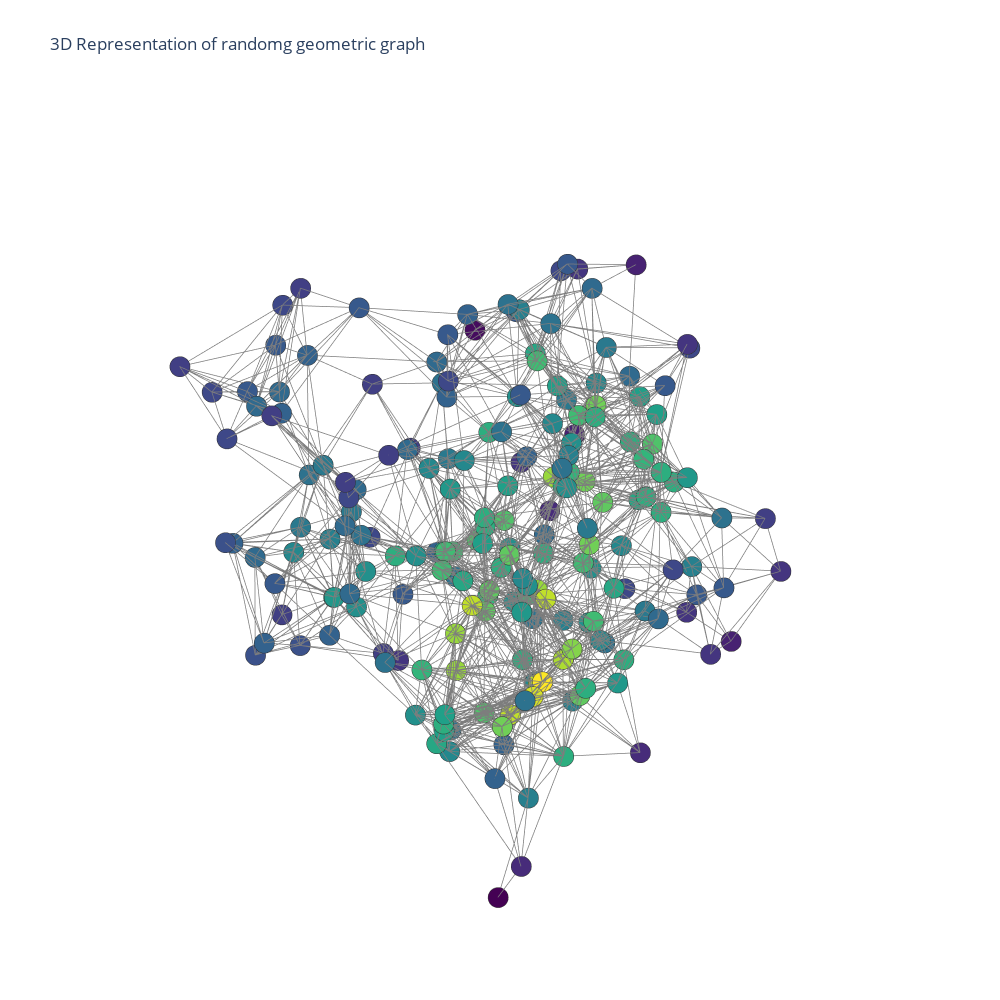

Notebook cell for this chart:
### Code cell
data=[trace1,trace2]
fig=go.Figure(data=data, layout=layout)
fig.show()

### Figure 1 — Plotly figure (JSON) as saved in the notebook; plotly's stock layout.template omitted (floating-point values rounded to 4 significant figures; data arrays with more than 128 entries replaced by an {"elided": "..."} marker saying what was removed)
{"data": [{"line": {"color": "rgb(125,125,125)", "width": 1.5}, "mode": "lines", "type": "scatter3d", "x": {"elided": "4989 float values"}, "y": {"elided": "4989 float values"}, "z": {"elided": "4989 float values"}}, {"marker": {"color": {"elided": "200 float values"}, "colorscale": [[0, "#440154"], [0.1111, "#482878"], [0.2222, "#3e4989"], [0.3333, "#31688e"], [0.4444, "#26828e"], [0.5556, "#1f9e89"], [0.6667, "#35b779"], [0.7778, "#6ece58"], [0.8889, "#b5de2b"], [1, "#fde725"]], "line": {"color": "rgb(50,50,50)", "width": 0.5}, "size": 7, "symbol": "circle"}, "mode": "markers", "type": "scatter3d", "x": {"elided": "200 float values"}, "y": {"elided": "200 float values"}, "z": {"elided": "200 float values"}}], "layout": {"height": 1000, "scene": {"xaxis": {"showbackground": false, "showgrid": false, "showline": false, "showticklabels": false, "title": {"text": ""}, "zeroline": false}, "yaxis": {"showbackground": false, "showgrid": false, "showline": false, "showticklabels": false, "title": {"text": ""}, "zeroline": false}, "zaxis": {"showbackground": false, "showgrid": false, "showline": false, "showticklabels": false, "title": {"text": ""}, "zeroline": false}}, "showlegend": false, "title": {"text": "3D Representation of randomg geometric graph"}, "width": 1000}}
